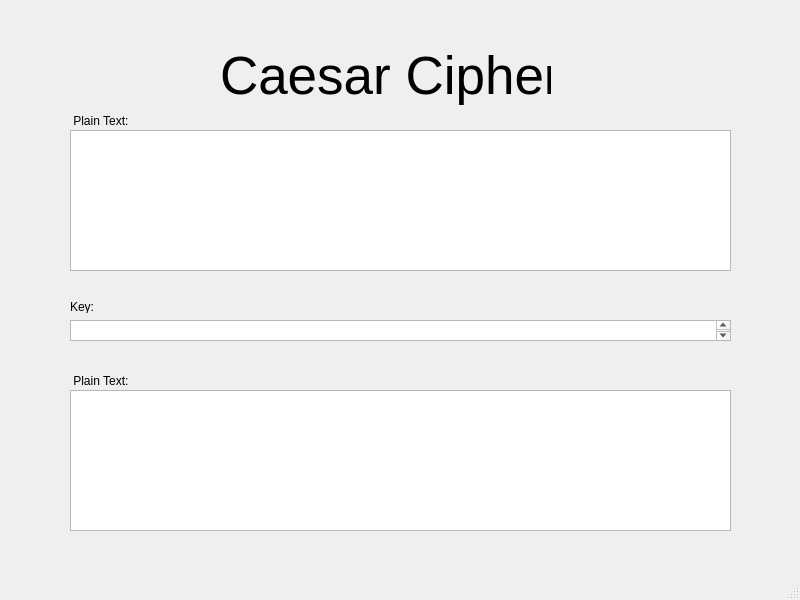
<?xml version="1.0" encoding="UTF-8"?>
<ui version="4.0">
 <class>MainWindow</class>
 <widget class="QMainWindow" name="MainWindow">
  <property name="geometry">
   <rect>
    <x>0</x>
    <y>0</y>
    <width>800</width>
    <height>600</height>
   </rect>
  </property>
  <property name="windowTitle">
   <string>MainWindow</string>
  </property>
  <widget class="QWidget" name="centralwidget">
   <widget class="QPlainTextEdit" name="plainTextEdit">
    <property name="geometry">
     <rect>
      <x>70</x>
      <y>130</y>
      <width>661</width>
      <height>141</height>
     </rect>
    </property>
   </widget>
   <widget class="QLabel" name="label">
    <property name="geometry">
     <rect>
      <x>220</x>
      <y>40</y>
      <width>331</width>
      <height>71</height>
     </rect>
    </property>
    <property name="font">
     <font>
      <pointsize>40</pointsize>
     </font>
    </property>
    <property name="text">
     <string>Caesar Cipher</string>
    </property>
   </widget>
   <widget class="QLabel" name="label_2">
    <property name="geometry">
     <rect>
      <x>70</x>
      <y>110</y>
      <width>61</width>
      <height>21</height>
     </rect>
    </property>
    <property name="text">
     <string> Plain Text:</string>
    </property>
   </widget>
   <widget class="QLabel" name="label_3">
    <property name="geometry">
     <rect>
      <x>70</x>
      <y>300</y>
      <width>47</width>
      <height>13</height>
     </rect>
    </property>
    <property name="text">
     <string>Key:</string>
    </property>
   </widget>
   <widget class="QPlainTextEdit" name="plainTextEdit_2">
    <property name="geometry">
     <rect>
      <x>70</x>
      <y>320</y>
      <width>661</width>
      <height>21</height>
     </rect>
    </property>
   </widget>
   <widget class="QPlainTextEdit" name="plainTextEdit_3">
    <property name="geometry">
     <rect>
      <x>70</x>
      <y>390</y>
      <width>661</width>
      <height>141</height>
     </rect>
    </property>
   </widget>
   <widget class="QLabel" name="label_4">
    <property name="geometry">
     <rect>
      <x>70</x>
      <y>370</y>
      <width>61</width>
      <height>21</height>
     </rect>
    </property>
    <property name="text">
     <string> Plain Text:</string>
    </property>
   </widget>
  </widget>
  <widget class="QMenuBar" name="menubar">
   <property name="geometry">
    <rect>
     <x>0</x>
     <y>0</y>
     <width>800</width>
     <height>21</height>
    </rect>
   </property>
  </widget>
  <widget class="QStatusBar" name="statusbar"/>
 </widget>
 <resources/>
 <connections/>
</ui>
